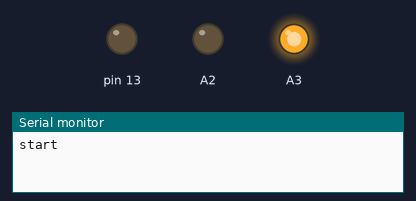
A sketch run on a simulated Arduino Uno, built with avr-gcc and run on an emulated ATmega328P. Parts: output pins drawn as LEDs (lit = HIGH), the last lines printed to the serial monitor. Wiring (inferred from the names in the program): DS1307 clock at I2C address 0x68. The local clock reads 2024-03-15 10:24:30 at power-on unless the sketch sets it.

Above: at 0.1 s.
At 3.7 s:
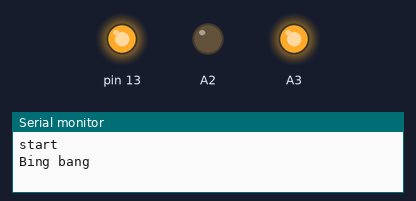
Timing chart, 0 to 10.4 s (numbered marks = the images above):
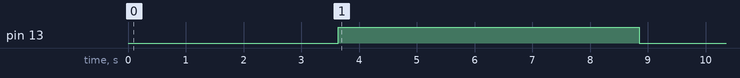

The sketch:

repeller.ino
```cpp
#include <Wire.h>
#include <SoftwareSerial.h>
#include "MP3.h"
#include "DS1307new.h"

const byte volumeClock = 0x1F;
const byte volumeClockNight = 0x12;
const byte volumeNoise = 0x1b;

/** define mp3 class */
MP3 mp3;
bool bTest = true;

void VerifyTime()
{
  uint16_t startAddr = 0x0000;            // Start address to store in the NV-RAM
  uint16_t lastAddr;                      // new address for storing in NV-RAM
  uint16_t TimeIsSet = 0;            // Helper that time must not set again

  #define CHECK 0x6ab6

  RTC.setRAM(0, (uint8_t *)&startAddr, sizeof(uint16_t));// Store startAddr in NV-RAM address 0x08

  RTC.getRAM(54, (uint8_t *)&TimeIsSet, sizeof(uint16_t));
  if (TimeIsSet != CHECK)
  {
    RTC.stopClock();

    RTC.fillByYMD(2015,31,7);
    RTC.fillByHMS(13,02,00);

    RTC.setTime();
    TimeIsSet = CHECK;
    RTC.setRAM(54, (uint8_t *)&TimeIsSet, sizeof(uint16_t));
    RTC.startClock();
  }
  else
  {
    RTC.getTime(false);
  }

}
void WriteTime()
{
  RTC.getTime(false);
  if (RTC.hour < 10)                    // correct hour if necessary
  {
    Serial.print("0");
    Serial.print(RTC.hour, DEC);
  }
  else
  {
    Serial.print(RTC.hour, DEC);
  }
  Serial.print(":");
  if (RTC.minute < 10)                  // correct minute if necessary
  {
    Serial.print("0");
    Serial.print(RTC.minute, DEC);
  }
  else
  {
    Serial.print(RTC.minute, DEC);
  }
  Serial.print(":");
  if (RTC.second < 10)                  // correct second if necessary
  {
    Serial.print("0");
    Serial.print(RTC.second, DEC);
  }
  else
  {
    Serial.print(RTC.second, DEC);
  }
  Serial.print(" ");
  if (RTC.day < 10)                    // correct date if necessary
  {
    Serial.print("0");
    Serial.print(RTC.day, DEC);
  }
  else
  {
    Serial.print(RTC.day, DEC);
  }
  Serial.print("-");
  if (RTC.month < 10)                   // correct month if necessary
  {
    Serial.print("0");
    Serial.print(RTC.month, DEC);
  }
  else
  {
    Serial.print(RTC.month, DEC);
  }
  Serial.print("-");
  Serial.print(RTC.year, DEC);          // Year need not to be changed
  /*
  Serial.print(" ");
  switch (RTC.dow)                      // Friendly printout the weekday
  {
    case 1:
      Serial.print("MON");
      break;
    case 2:
      Serial.print("TUE");
      break;
    case 3:
      Serial.print("WED");
      break;
    case 4:
      Serial.print("THU");
      break;
    case 5:
      Serial.print("FRI");
      break;
    case 6:
      Serial.print("SAT");
      break;
    case 7:
      Serial.print("SUN");
      break;
  }
  */
  Serial.print("\n");
}
void InitTime()
{
  pinMode(A3, OUTPUT); digitalWrite(A3, 1);
  pinMode(A2, OUTPUT); digitalWrite(A2, 0);
  RTC.ctrl = 0x00;                      // 0x00=disable SQW pin, 0x10=1Hz,
                                       // 0x11=4096Hz, 0x12=8192Hz, 0x13=32768Hz
  RTC.setCTRL();
}


void setup()
{
  InitTime();
  VerifyTime();
  Serial.begin(9600);
  Serial.print("start\n");
  pinMode(13, OUTPUT);
  digitalWrite(13, 0);

  mp3.begin(MP3_SOFTWARE_SERIAL);    // select software serial
  mp3.volume(volumeNoise);

  mp3.stop();

  if (0)
  {
      mp3.volume(volumeClock);
      pinMode(13, OUTPUT);
      digitalWrite(13, 1);
      delay(2000);
      for ( int i=4; i<7; i++)
      {
        mp3.set_mode(MP3::SINGLE);
        mp3.play_spi_flash(i);
        delay(4000);
      }
      mp3.volume(volumeNoise);
      digitalWrite(13, 0);
  }


  mp3.set_mode(MP3::REPEAT);
  mp3.play_sd(1);
  delay(300);

  /** play music in USB-disk */
  //mp3.play_usb_disk(0x0001);

  pinMode(13, OUTPUT);
  digitalWrite(13, 0);
  /** play music in SPI FLASH */
  //mp3.play_spi_flash(0x0001);
}

void loop()
{
  static int nLastSecond = -1;
  delay(200);
  RTC.getTime();
  if ( RTC.second != nLastSecond )
  {
    nLastSecond = RTC.second;

    if ( bTest || ((RTC.second == 0) && (RTC.minute == 0) /*&& (RTC.hour >= 6) && (RTC.hour <= 21)*/) )
    {
      bTest = false;
      Serial.print("Bing bang\n");

      mp3.stop();
      delay(100);
      if ( RTC.hour < 6 || RTC.hour > 21 )
        mp3.volume(volumeClockNight);
      else
        mp3.volume(volumeClock);
      digitalWrite(13, 1);
      delay(3000);

      int nCount = RTC.hour;
      if ( nCount > 12 )
        nCount -= 12;
      for ( int i=0; i<nCount; i++)
      {
        mp3.set_mode(MP3::SINGLE);
        mp3.play_spi_flash(6);
        delay(2200);
      }

      mp3.stop();
      digitalWrite(13, 0);
        delay(1000);
      mp3.volume(volumeNoise);
      mp3.set_mode(MP3::REPEAT);
      mp3.stop();
      mp3.play_sd(1);
      mp3.play_sd(1);
//      mp3.play_sd(0x0001);
      return;
    }
    if ( (RTC.second == 0) && ((RTC.minute % 5) == 0) && (RTC.hour >= 7) && (RTC.hour < 19) )
    {
      Serial.print("Turning on!\n");

      digitalWrite(13, 1);
//      mp3.set_mode(MP3::SINGLE);
//      mp3.play_sd(0x0001);
    }
    if ( RTC.second == 25 )
    {
      digitalWrite(13, 0);
    }

    WriteTime();

  }
  #if 0
  /*
  return;
	static int i = 0;
	if ( digitalRead(4) == 0 )
	{
		i++;
		Serial.print("Sel tune");
		Serial.print(i);
		Serial.print("\n");
		delay(500);
	}
	if ( digitalRead(5) == 0 )
	{
		i--;
		Serial.print("Sel tune");
		Serial.print(i);
		Serial.print("\n");
		delay(500);
	}
	if ( digitalRead(3) == 0 )
	{
		/*
		Serial.print("Copy!\n");
			mp3.usb_to_flash();
			while (1);
			*/
		Serial.print("Play!\n");
		mp3.play_spi_flash(i);
		//i = (i+1)%12;
		//mp3.play_usb_disk(0x0003);
		delay(500);
	}
	/** function code here */
  //delay(5000);
  //mp3.next();
*/
#endif
}
```

DS1307new.cpp
```cpp
// ###########.read##################################################################
// #
// # Scriptname : DS1307new.cpp
// # Author     : Peter Schmelzer
// # Contributor: Oliver Kraus
// # contact    : info@schmelle2.de
// # Date       : 2010-11-01

// # Editor     : Lauren from DFRobot
// # Date       : 30.12.2011

// # Description:
// # The DS1307new Library
// # Update the library and sketch to compatible with IDE V1.0 and earlier
// #
// # Naming Convention:
// #	get...	Get information from the DS1307 hardware
// #	set...	Write information to the DS1307 hardware
// #	fill...		Put some information onto the object, but do not access DS1307 hardware
// #
// # Notes on the date calculation procedures
// #  Written 1996/97 by Oliver Kraus
// #  Published by Heinz Heise Verlag 1997 (c't 15/97)
// #  Completly rewritten and put under GPL 2011 by Oliver Kraus
// #
// # Version    : 1.0
// #############################################################################
// *********************************************
// INCLUDE
// *********************************************
//#include "../Wire/Wire.h"
#include <Wire.h>
#include "DS1307new.h"

#if defined(ARDUINO) && ARDUINO >= 100
#define printIIC(args) Wire.write((uint8_t)args)
#define readIIC() Wire.read()
#else
#define printIIC(args) Wire.send(args)
#define readIIC() Wire.receive()
#endif

// *********************************************
// DEFINE
// *********************************************
#define DS1307_ID 0x68

// *********************************************
// Public functions
// *********************************************
DS1307new::DS1307new()
{
  Wire.begin();
}

uint8_t DS1307new::isPresent(void)         // check if the device is present
{
  Wire.beginTransmission(DS1307_ID);
  printIIC(0x00);
  if (Wire.endTransmission() == 0) return 1;
  return 0;
}

void DS1307new::stopClock(void)         // set the ClockHalt bit high to stop the rtc
{
  Wire.beginTransmission(DS1307_ID);
  printIIC(0x00);                      // Register 0x00 holds the oscillator start/stop bit
  Wire.endTransmission();
  Wire.requestFrom(DS1307_ID, 1);
  second = readIIC() | 0x80;       // save actual seconds and OR sec with bit 7 (sart/stop bit) = clock stopped
  Wire.beginTransmission(DS1307_ID);
  printIIC(0x00);
  printIIC(second);                    // write seconds back and stop the clock
  Wire.endTransmission();
}

void DS1307new::startClock(void)        // set the ClockHalt bit low to start the rtc
{
  Wire.beginTransmission(DS1307_ID);
  printIIC(0x00);                      // Register 0x00 holds the oscillator start/stop bit
  Wire.endTransmission();
  Wire.requestFrom(DS1307_ID, 1);
  second = readIIC() & 0x7f;       // save actual seconds and AND sec with bit 7 (sart/stop bit) = clock started
  Wire.beginTransmission(DS1307_ID);
  printIIC(0x00);
  printIIC(second);                    // write seconds back and start the clock
  Wire.endTransmission();
}

// Aquire time from the RTC chip in BCD format and convert it to DEC
void DS1307new::getTime(bool bAll /*= true*/)
{
  Wire.beginTransmission(DS1307_ID);
  printIIC(0x00);
  Wire.endTransmission();
  Wire.requestFrom(DS1307_ID, 7);       // request secs, min, hour, dow, day, month, year
  second = bcd2dec(readIIC() & 0x7f);// aquire seconds...
  minute = bcd2dec(readIIC());     // aquire minutes
  hour = bcd2dec(readIIC());       // aquire hours
  dow = bcd2dec(readIIC());        // aquire dow (Day Of Week)
  dow--;							//  correction from RTC format (1..7) to lib format (0..6). Useless, because it will be overwritten
  day = bcd2dec(readIIC());       // aquire day
  month = bcd2dec(readIIC());      // aquire month
  year = bcd2dec(readIIC());       // aquire year...
  year = year + 2000;                   // ...and assume that we are in 21st century!

  if ( bAll )
  {
	  // recalculate all other values
	  calculate_ydn();
	  calculate_cdn();
	  calculate_dow();
	  calculate_time2000();
  }
}

// Set time to the RTC chip in BCD format
void DS1307new::setTime(void)
{
  Wire.beginTransmission(DS1307_ID);
  printIIC(0x00);
  printIIC(dec2bcd(second) | 0x80);   // set seconds (clock is stopped!)
  printIIC(dec2bcd(minute));           // set minutes
  printIIC(dec2bcd(hour) & 0x3f);      // set hours (24h clock!)
  printIIC(dec2bcd(dow+1));              // set dow (Day Of Week), do conversion from internal to RTC format
  printIIC(dec2bcd(day));             // set day
  printIIC(dec2bcd(month));            // set month
  printIIC(dec2bcd(year-2000));             // set year
  Wire.endTransmission();
}

// Aquire data from the CTRL Register of the DS1307 (0x07)
void DS1307new::getCTRL(void)
{
  Wire.beginTransmission(DS1307_ID);
  printIIC(0x07);                      // set CTRL Register Address
  Wire.endTransmission();
  Wire.requestFrom(DS1307_ID, 1);       // read only CTRL Register
  while(!Wire.available())
  {
    // waiting
  }
  ctrl = readIIC();                // ... and store it in ctrl
}

// Set data to CTRL Register of the DS1307 (0x07)
void DS1307new::setCTRL(void)
{
  Wire.beginTransmission(DS1307_ID);
  printIIC(0x07);                      // set CTRL Register Address
  printIIC(ctrl);                      // set CTRL Register
  Wire.endTransmission();
}

// Aquire data from RAM of the RTC Chip (max 56 Byte)
void DS1307new::getRAM(uint8_t rtc_addr, uint8_t * rtc_ram, uint8_t rtc_quantity)
{
  Wire.beginTransmission(DS1307_ID);
  rtc_addr &= 63;                       // avoid wrong adressing. Adress 0x08 is now address 0x00...
  rtc_addr += 8;                        // ... and address 0x3f is now 0x38
  printIIC(rtc_addr);                  // set CTRL Register Address
  if ( Wire.endTransmission() != 0 )
    return;
  Wire.requestFrom(DS1307_ID, (int)rtc_quantity);
  while(!Wire.available())
  {
    // waiting
  }
  for(int i=0; i<rtc_quantity; i++)     // Read x data from given address upwards...
  {
    rtc_ram[i] = readIIC();        // ... and store it in rtc_ram
  }
}

// Write data into RAM of the RTC Chip
void DS1307new::setRAM(uint8_t rtc_addr, uint8_t * rtc_ram, uint8_t rtc_quantity)
{
  Wire.beginTransmission(DS1307_ID);
  rtc_addr &= 63;                       // avoid wrong adressing. Adress 0x08 is now address 0x00...
  rtc_addr += 8;                        // ... and address 0x3f is now 0x38
  printIIC(rtc_addr);                  // set RAM start Address
  for(int i=0; i<rtc_quantity; i++)     // Send x data from given address upwards...
  {
    printIIC(rtc_ram[i]);              // ... and send it from rtc_ram to the RTC Chip
  }
  Wire.endTransmission();
}

/*
  Variable updates:
    cdn, ydn, year, month, day
*/
void DS1307new::fillByCDN(uint16_t _cdn)
{
  uint16_t y, days_per_year;
  cdn = _cdn;
  y = 2000;
  for(;;)
  {
    days_per_year = 365;
    days_per_year += is_leap_year(y);
    if ( _cdn >= days_per_year )
    {
      _cdn -= days_per_year;
      y++;
    }
    else
      break;
  }
  _cdn++;
  year = y;
  ydn = _cdn;
  calculate_dow();
  calculate_month_by_year_and_ydn();
  calculate_day_by_month_year_and_ydn();
  calculate_time2000();
}

/*
  Variable updates:
    time2000, cdn, ydn, year, month, day, hour, minute, second
*/
void DS1307new::fillByTime2000(uint32_t _time2000)
{
  time2000 = _time2000;
  second = _time2000 % 60;
  _time2000 /= 60;
  minute = _time2000 % 60;
  _time2000 /= 60;
  hour = _time2000 % 24;
  _time2000 /= 24;
  fillByCDN(_time2000);
}

void DS1307new::fillByHMS(uint8_t h, uint8_t m, uint8_t s)
{
  // assign variables
  hour = h;
  minute = m;
  second = s;
  // recalculate seconds since 2000-01-01
  calculate_time2000();
}

void DS1307new::fillByYMD(uint16_t y, uint8_t m, uint8_t d)
{
  // assign variables
  year = y;
  month = m;
  day = d;
  // recalculate depending values
  calculate_ydn();
  calculate_cdn();
  calculate_dow();
  calculate_time2000();
}

// check if current time is european summer time
uint8_t DS1307new::isMEZSummerTime(void)
{
  uint32_t current_time, summer_start, winter_start;
  current_time = time2000;

  // calculate start of summer time
  fillByYMD(year, 3, 30);
  fillByHMS(2,0,0);
  fillByCDN(RTC.cdn - RTC.dow);	// sunday before
  summer_start = time2000;

  // calculate start of winter
  fillByYMD(year, 10, 31);
  fillByHMS(3,0,0);
  fillByCDN(RTC.cdn - RTC.dow);	// sunday before
  winter_start = time2000;

  // restore time
  fillByTime2000(current_time);

  // return result
  if ( summer_start <= current_time && current_time < winter_start )
    return 1;
  return 0;
}


// *********************************************
// Private functions
// *********************************************
// Convert Decimal to Binary Coded Decimal (BCD)
uint8_t DS1307new::dec2bcd(uint8_t num)
{
  return ((num/10 * 16) + (num % 10));
}

// Convert Binary Coded Decimal (BCD) to Decimal
uint8_t DS1307new::bcd2dec(uint8_t num)
{
  return ((num/16 * 10) + (num % 16));
}

/*
  Prototype:
    uint8_t DS1307new::is_leap_year(uint16_t y)
  Description:
    Calculate leap year
  Arguments:
    y   		year, e.g. 2011 for year 2011
  Result:
    0           not a leap year
    1           leap year
*/
uint8_t DS1307new::is_leap_year(uint16_t y)
{
  //uint16_t y = year;
   if (
          ((y % 4 == 0) && (y % 100 != 0)) ||
          (y % 400 == 0)
      )
      return 1;
   return 0;
}

/*
  Prototype:
    void calculate_ydn(void)
  Description:
    Calculate the day number within a year. 1st of Jan has the number 1.
    "Robertson" Algorithm
  Arguments:
    this->year           	year, e.g. 2011 for year 2011
    this->month         	month with 1 = january to 12 = december
    this->day          	day starting with 1
  Result:
    this->ydn		The "day number" within the year: 1 for the 1st of Jan.

*/
void DS1307new::calculate_ydn(void)
{
  uint8_t tmp1;
  uint16_t tmp2;
  tmp1 = 0;
  if ( month >= 3 )
    tmp1++;
  tmp2 = month;
  tmp2 +=2;
  tmp2 *=611;
  tmp2 /= 20;
  tmp2 += day;
  tmp2 -= 91;
  tmp1 <<=1;
  tmp2 -= tmp1;
  if ( tmp1 != 0 )
    tmp2 += is_leap_year(year);
  ydn = tmp2;
}

/*
  Prototype:
    uint16_t to_century_day_number(uint16_t y, uint16_t ydn)
  Description:
    Calculate days since January, 1st, 2000
  Arguments:
    this->y           year, e.g. 2011 for year 2011
    this->ydn	year day number (1st of Jan has the number 1)
  Result
    this->cdn	days since 2000-01-01 (2000-01-01 has the cdn 0)
*/
void DS1307new::calculate_cdn(void)
{
  uint16_t y = year;
  cdn = ydn;
  cdn--;
  while( y > 2000 )
  {
    y--;
    cdn += 365;
    cdn += is_leap_year(y);
  }
}

/*
  calculate day of week (dow)
  0 = sunday .. 6 = saturday
  Arguments:
    this->cdn	days since 2000-01-01 (2000-01-01 has the cdn 0 and is a saturday)
*/
void DS1307new::calculate_dow(void)
{
  uint16_t tmp;
  tmp = cdn;
  tmp += 6;
  tmp %= 7;
  dow = tmp;
}

/*
  Calculate the seconds after 2000-01-01 00:00. The largest possible
  time is 2136-02-07 06:28:15
  Arguments:
    this->h         hour
    this->m	minutes
    this->s		seconds
    this->cdn	days since 2000-01-01 (2000-01-01 has the cdn 0)
*/
void DS1307new::calculate_time2000(void)
{
  uint32_t t;
  t = cdn;
  t *= 24;
  t += hour;
  t *= 60;
  t += minute;
  t *= 60;
  t += second;
  time2000 = t;
}


uint16_t DS1307new::_corrected_year_day_number(void)
{
   uint8_t a;
   uint16_t corrected_ydn = ydn;
   a = is_leap_year(year);
   if ( corrected_ydn > (uint8_t)(((uint8_t)59)+a) )
   {
      corrected_ydn += 2;
      corrected_ydn -= a;
   }
   corrected_ydn += 91;
   return corrected_ydn;
}

/*
  Variables reads:
    ydn, year
  Variable updates:
    month
*/
void DS1307new::calculate_month_by_year_and_ydn(void)
{
  uint8_t a;
  uint16_t c_ydn;
  c_ydn = _corrected_year_day_number();
  c_ydn *= 20;
  c_ydn /= 611;
  a = c_ydn;
  a -= 2;
  month = a;
}

/*
  Variables reads:
    ydn, year, month
  Variable updates:
    day
*/
void DS1307new::calculate_day_by_month_year_and_ydn(void)
{
  uint8_t m;
  uint16_t tmp, c_ydn;
  m = month;
  m += 2;
  c_ydn = _corrected_year_day_number();
  tmp = 611;
  tmp *= m;
  tmp /= 20;
  c_ydn -= tmp;
  day = c_ydn;
}


// *********************************************
// Define user object
// *********************************************
class DS1307new RTC;
```

Source omitted: DS1307new.h (2690 bytes), MP3.cpp (2217 bytes), MP3.h (2056 bytes)

Measured:
- by itself, pin 13: LOW → HIGH at 3.6 s, → LOW 5.2 s later
